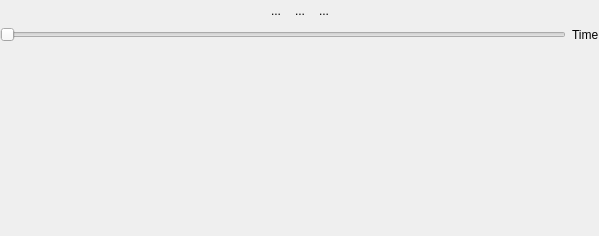
<ui version="4.0" >
 <class>File_Control</class>
 <widget class="QWidget" name="File_Control" >
  <property name="geometry" >
   <rect>
    <x>0</x>
    <y>0</y>
    <width>599</width>
    <height>236</height>
   </rect>
  </property>
  <property name="windowTitle" >
   <string>Form</string>
  </property>
  <layout class="QVBoxLayout" >
   <property name="leftMargin" >
    <number>0</number>
   </property>
   <property name="topMargin" >
    <number>0</number>
   </property>
   <property name="rightMargin" >
    <number>0</number>
   </property>
   <property name="bottomMargin" >
    <number>0</number>
   </property>
   <item>
    <layout class="QHBoxLayout" >
     <property name="spacing" >
      <number>0</number>
     </property>
     <item>
      <spacer>
       <property name="orientation" >
        <enum>Qt::Horizontal</enum>
       </property>
       <property name="sizeHint" >
        <size>
         <width>40</width>
         <height>20</height>
        </size>
       </property>
      </spacer>
     </item>
     <item>
      <widget class="QToolButton" name="restart" >
       <property name="toolTip" >
        <string>&lt;html>&lt;head>&lt;meta name="qrichtext" content="1" />&lt;style type="text/css">
p, li { white-space: pre-wrap; }
&lt;/style>&lt;/head>&lt;body style=" font-family:'Sans Serif'; font-size:9pt; font-weight:400; font-style:normal;">
&lt;p style=" margin-top:0px; margin-bottom:0px; margin-left:0px; margin-right:0px; -qt-block-indent:0; text-indent:0px;">Restart&lt;/p>&lt;/body>&lt;/html></string>
       </property>
       <property name="text" >
        <string>...</string>
       </property>
       <property name="icon" >
        <iconset>../../../../../../../usr/share/icons/default.kde/32x32/actions/player_start.png</iconset>
       </property>
       <property name="iconSize" >
        <size>
         <width>32</width>
         <height>32</height>
        </size>
       </property>
       <property name="autoRaise" >
        <bool>true</bool>
       </property>
      </widget>
     </item>
     <item>
      <widget class="QToolButton" name="play" >
       <property name="toolTip" >
        <string>&lt;html>&lt;head>&lt;meta name="qrichtext" content="1" />&lt;style type="text/css">
p, li { white-space: pre-wrap; }
&lt;/style>&lt;/head>&lt;body style=" font-family:'Sans Serif'; font-size:9pt; font-weight:400; font-style:normal;">
&lt;p style=" margin-top:0px; margin-bottom:0px; margin-left:0px; margin-right:0px; -qt-block-indent:0; text-indent:0px;">Play&lt;/p>&lt;/body>&lt;/html></string>
       </property>
       <property name="text" >
        <string>...</string>
       </property>
       <property name="icon" >
        <iconset>../../../../../../../usr/share/icons/default.kde/32x32/actions/player_play.png</iconset>
       </property>
       <property name="iconSize" >
        <size>
         <width>32</width>
         <height>32</height>
        </size>
       </property>
       <property name="autoRaise" >
        <bool>true</bool>
       </property>
      </widget>
     </item>
     <item>
      <widget class="QToolButton" name="step" >
       <property name="toolTip" >
        <string>&lt;html>&lt;head>&lt;meta name="qrichtext" content="1" />&lt;style type="text/css">
p, li { white-space: pre-wrap; }
&lt;/style>&lt;/head>&lt;body style=" font-family:'Sans Serif'; font-size:9pt; font-weight:400; font-style:normal;">
&lt;p style=" margin-top:0px; margin-bottom:0px; margin-left:0px; margin-right:0px; -qt-block-indent:0; text-indent:0px;">Step one frame&lt;/p>&lt;/body>&lt;/html></string>
       </property>
       <property name="text" >
        <string>...</string>
       </property>
       <property name="icon" >
        <iconset>../../../../../../../usr/share/icons/default.kde/32x32/actions/player_fwd.png</iconset>
       </property>
       <property name="iconSize" >
        <size>
         <width>32</width>
         <height>32</height>
        </size>
       </property>
       <property name="autoRaise" >
        <bool>true</bool>
       </property>
      </widget>
     </item>
     <item>
      <spacer>
       <property name="orientation" >
        <enum>Qt::Horizontal</enum>
       </property>
       <property name="sizeHint" >
        <size>
         <width>40</width>
         <height>20</height>
        </size>
       </property>
      </spacer>
     </item>
    </layout>
   </item>
   <item>
    <layout class="QHBoxLayout" >
     <item>
      <widget class="QSlider" name="time_slider" >
       <property name="orientation" >
        <enum>Qt::Horizontal</enum>
       </property>
       <property name="invertedAppearance" >
        <bool>false</bool>
       </property>
       <property name="invertedControls" >
        <bool>false</bool>
       </property>
      </widget>
     </item>
     <item>
      <widget class="QLabel" name="time_label" >
       <property name="text" >
        <string>Time</string>
       </property>
      </widget>
     </item>
    </layout>
   </item>
   <item>
    <spacer>
     <property name="orientation" >
      <enum>Qt::Vertical</enum>
     </property>
     <property name="sizeHint" >
      <size>
       <width>20</width>
       <height>40</height>
      </size>
     </property>
    </spacer>
   </item>
  </layout>
 </widget>
 <resources/>
 <connections/>
</ui>
